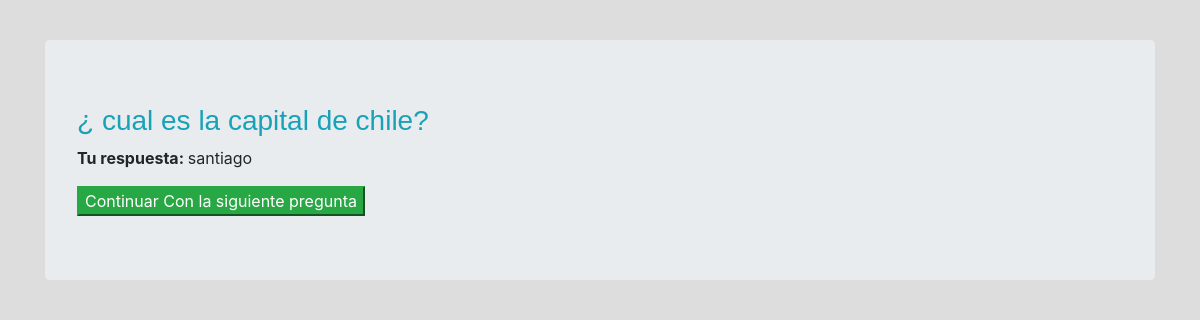
The page /resultado/33/ (signed in) on the database its author committed.
### app/models.py (models this page shows, shortened)
class PreguntasRespondidas(models.Model):
    quizUser = models.ForeignKey(QuizUsuario, on_delete=models.CASCADE, related_name='intentos')
    pregunta = models.ForeignKey(Pregunta, on_delete=models.CASCADE)
    respuesta = models.ForeignKey(ElegirRespuesta, on_delete=models.CASCADE, null=True)
    correcta = models.BooleanField(verbose_name='Es esta la pregunta correcta?s', default=False, null=False)
    puntaje_obtenido = models.DecimalField(verbose_name='Puntaje Obtenido', default=0, decimal_places=2,max_digits=6)

class Pregunta(models.Model):
    NUMER_DE_RESPUESTAS_PERMITIDA = 1
    proceso = models.ForeignKey(Proceso, on_delete=models.CASCADE)
    texto = models.TextField(verbose_name='Texto de la Pregunta')
    max_puntaje  = models.DecimalField(verbose_name='Maximo Puntaje',default=3, decimal_places=2,max_digits=6)
    archivo = models.FileField(blank=True,null=True,upload_to="imagenes_quiz")

class ElegirRespuesta(models.Model):
    Maximo_respuesta = 4
    pregunta = models.ForeignKey(Pregunta, related_name='opciones',on_delete=models.CASCADE)
    correcta = models.BooleanField(verbose_name='Es esta la respuesta correcta?', default=False, null=False)
    texto = models.TextField(verbose_name='Texto de la respuesta')

### app/views.py (the view)
# urls.py: path('resultado/<int:pregunta_respondida_pk>/', views.resultado_pregunta, name="resultado"),
@login_required
def resultado_pregunta(request,pregunta_respondida_pk):
    respondida=get_object_or_404(PreguntasRespondidas,pk=pregunta_respondida_pk)
    context = {
        'respondida':respondida
    }
    return render(request,'Play/resultados.html',context)

### app/templates/Play/resultados.html (shortened to what this page needs)
{%  extends 'base.html' %}
          {% block contenido %}
      </div>
    <div>
<div class="container">
    <div class="jumbotron my-4" >
        <h3 class="text-info">{{respondida.pregunta.texto|safe}}
        </h3>
        <p>
            <strong>Tu respuesta:
            </strong>
            {{respondida.respuesta.texto|safe}}
        </p>
        <a href="{% url 'jugar' %}">
            <button class="btn-success">
                Continuar Con la siguiente pregunta
            </button>
        </a>
    </div>
</div>
{% endblock %}

### app/static/app/css/syles.css (style rules this page uses)
* { box-sizing: border-box; }
:root { --app-container: #f3f6fd; --main-color: #1f1c2e; --secondary-color: #4A4A4A; --link-color: #1f1c2e; --link-color-hover: #c3cff4; --link-color-active: #fff; --link-color-active-bg: #1f1c2e; --projects-section: #fff; --message-box-hover: #fafcff; --message-box-border: #e9ebf0; --more-list-bg: #fff; --more-list-bg-hover: #f6fbff; --more-list-shadow: rgba(209, 209, 209, 0.4); --button-bg: #1f1c24; --search-area-bg: #fff; --star: #1ff1c2e; --message-btn: #fff; }
html, body { width: 100%; margin: 0; height: 100%; flex-direction: column; }
body { padding: 0; box-sizing: border-box; display: flex; margin: 0; }
button, a { cursor: pointer; }
body { background-color: #ddd; }
.container { margin: center; display: table; }
a { color: #3c8dbc; }
a { color: #337ab7; text-decoration: none; }
h3 { font-family: 'Source Sans Pro', sans-serif; }

### rows shown on the page
PreguntasRespondidas: pregunta.texto "¿ cual es la capital de chile?", respuesta.texto "santiago"
